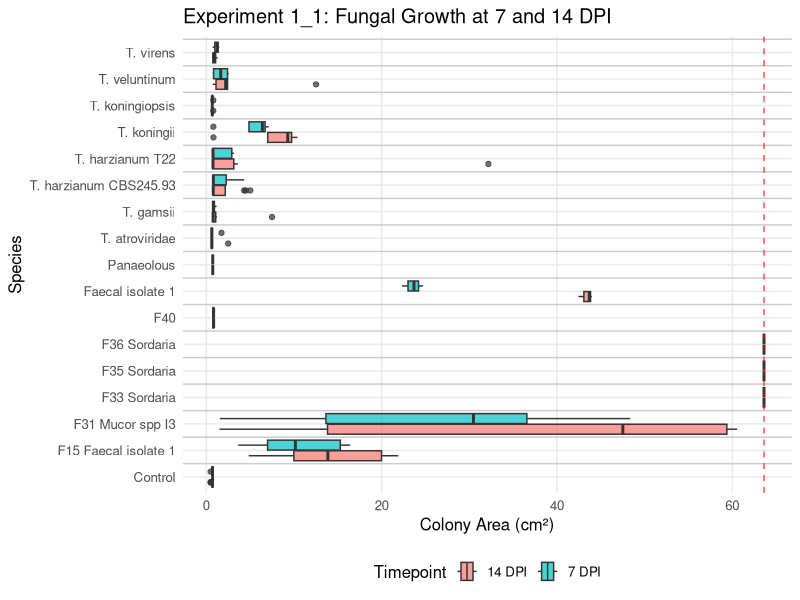
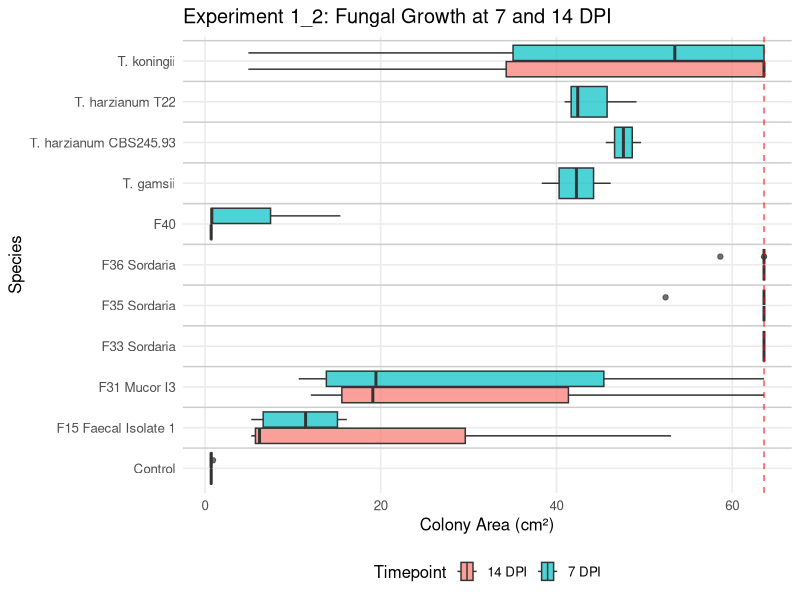
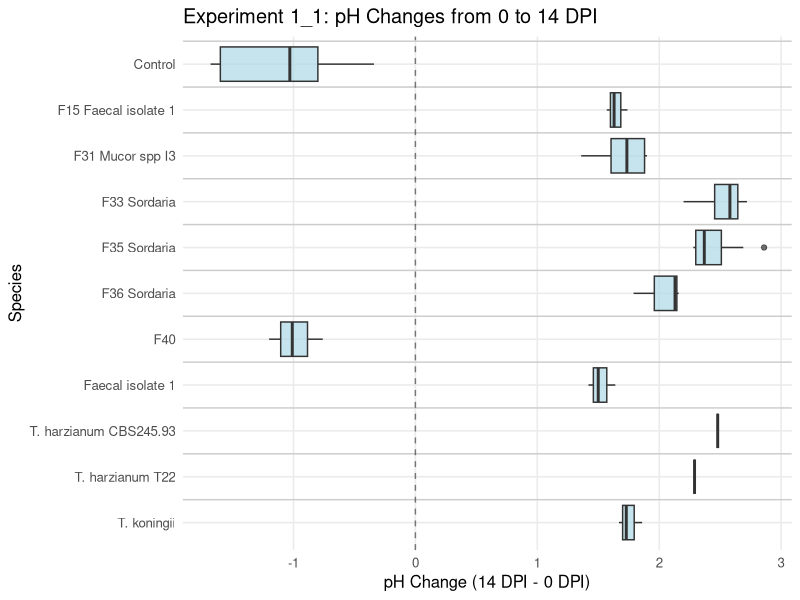
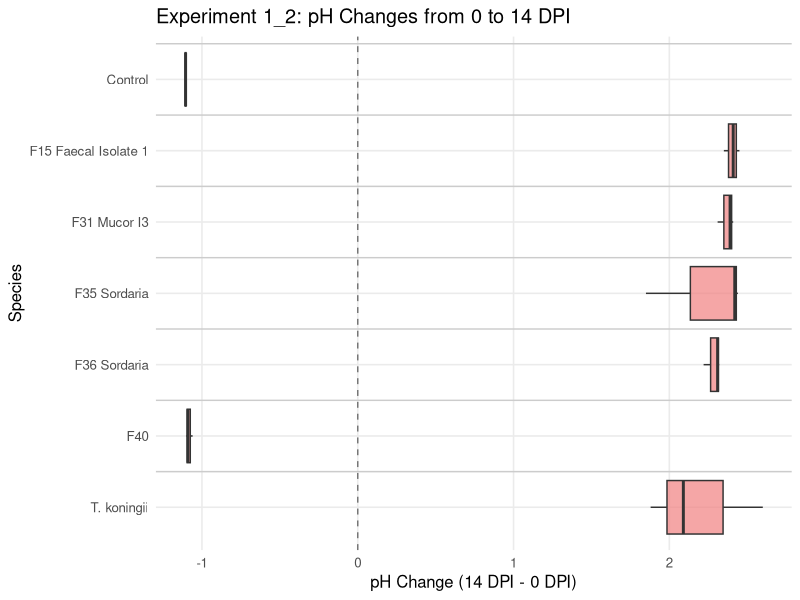
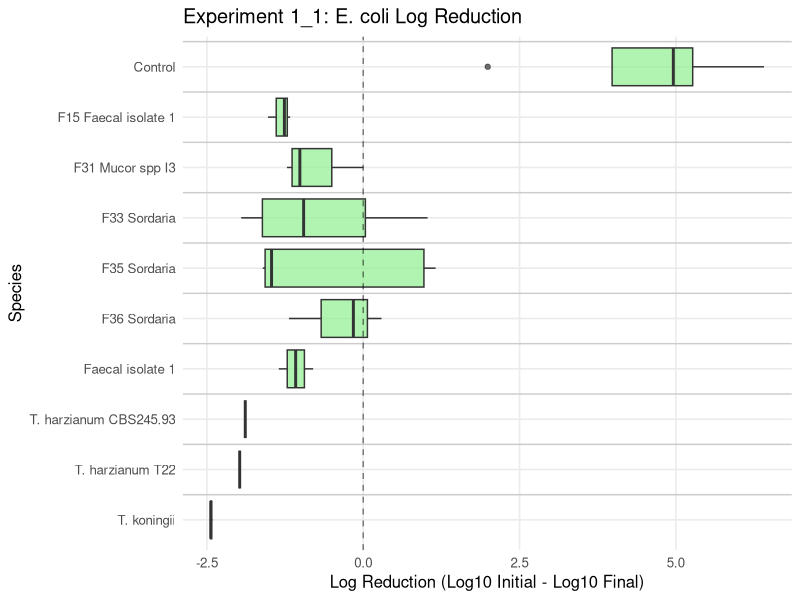
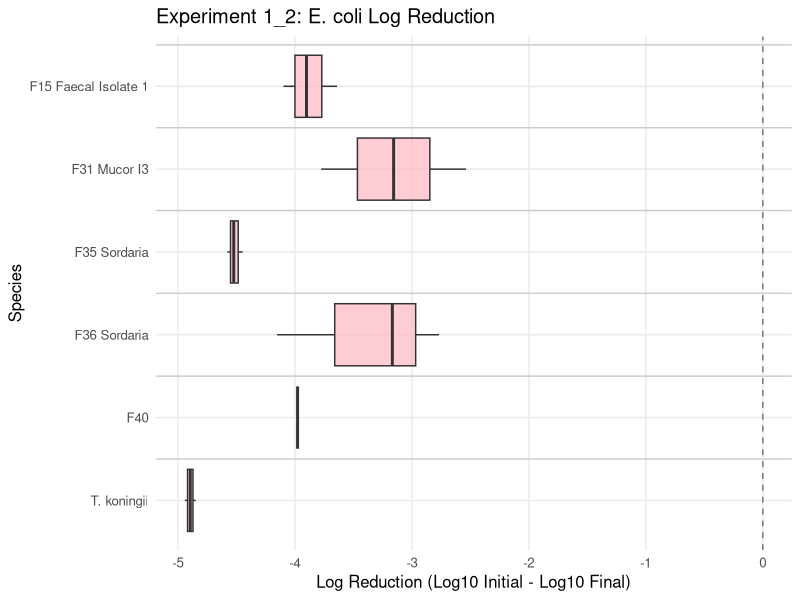
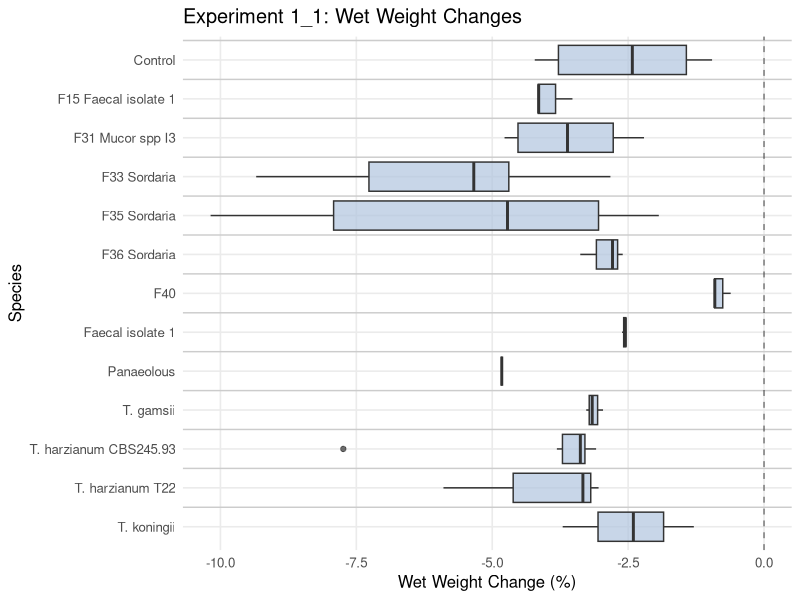
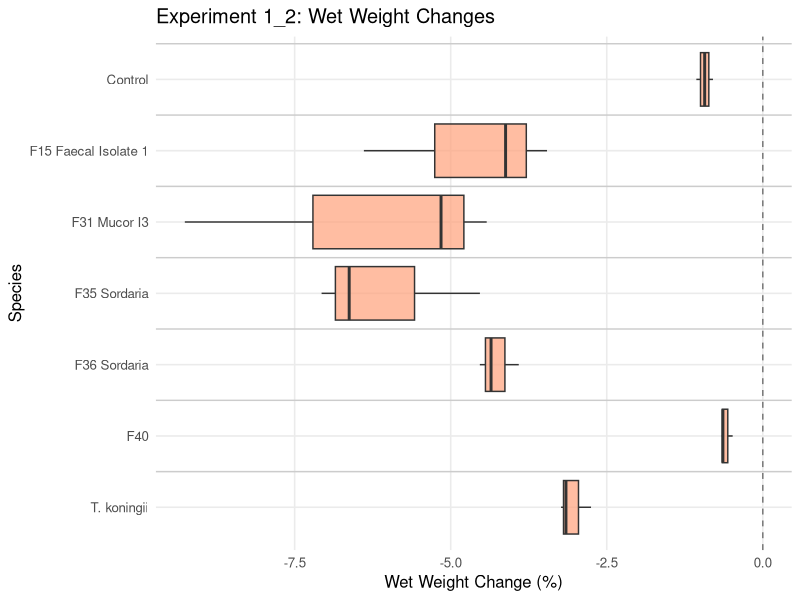

R code for these plots, in order:
## ---- chunk 1
knitr::opts_chunk$set(echo = FALSE, warning = FALSE, message = FALSE, 
                      fig.width = 12, fig.height = 8, dpi = 300)

library(tidyverse)
library(here)
library(ggplot2)
library(scales)
library(knitr)
library(patchwork)
library(corrplot)
library(GGally)

# Load data
exp_data <- read_csv(here("data/processed/experiment_final.csv"), show_col_types = FALSE) %>%
  mutate(
    species = ifelse(species == "ctrl", "Control", species),
    MAX_PLATE_AREA = 63.62
  )

# Remove F37 Mold and F39 Thermo tolerant from analysis
exp_data <- exp_data %>%
  filter(species != "F37 Mold", species != "F39 Thermo tolerant")

# Remove data points marked with "exclude" during data cleaning
exp_data <- exp_data %>%
  filter(is.na(exclude) | exclude != "exclude")

# Create consistent species ordering with Control first
species_order <- exp_data %>%
  distinct(species) %>%
  arrange(species != "Control", species) %>%
  pull(species)

exp_data <- exp_data %>%
  mutate(species = factor(species, levels = species_order))
## ---- chunk 2
exp1_summary <- exp_data %>%
  filter(experiment == "1_1") %>%
  group_by(species) %>%
  summarise(
    technical_replicates = n(),
    biological_replicates = n_distinct(paste(id_faeces, starting_date)),
    growth_data = sum(!is.na(area_size_14dpi)),
    ecoli_data = sum(!is.na(ecoli_conc_14dpi)),
    weight_data = sum(!is.na(weight_14dpi)),
    .groups = "drop"
  ) %>%
  arrange(desc(technical_replicates))

kable(exp1_summary,
      caption = "**Experiment 1_1: Sample sizes and data availability**",
      col.names = c("Species", "Technical Reps", "Biological Reps", "Growth Data", "E.coli Data", "Weight Data"))
## ---- chunk 3
exp2_summary <- exp_data %>%
  filter(experiment == "1_2") %>%
  group_by(species) %>%
  summarise(
    technical_replicates = n(),
    biological_replicates = n_distinct(paste(id_faeces, starting_date)),
    growth_data = sum(!is.na(area_size_14dpi)),
    ecoli_data = sum(!is.na(ecoli_conc_14dpi)),
    weight_data = sum(!is.na(weight_14dpi)),
    .groups = "drop"
  ) %>%
  arrange(desc(technical_replicates))

kable(exp2_summary,
      caption = "**Experiment 1_2: Sample sizes and data availability**",
      col.names = c("Species", "Technical Reps", "Biological Reps", "Growth Data", "E.coli Data", "Weight Data"))
## ---- chunk 4
# Growth data for Experiment 1_1 - raw data for boxplots
growth_exp1_raw <- exp_data %>%
  filter(experiment == "1_1") %>%
  select(species, area_size_7dpi, area_size_14dpi) %>%
  pivot_longer(cols = c(area_size_7dpi, area_size_14dpi),
               names_to = "timepoint",
               values_to = "area_cm2") %>%
  filter(!is.na(area_cm2), is.finite(area_cm2)) %>%
  mutate(
    day = case_when(
      timepoint == "area_size_7dpi" ~ "7 DPI",
      timepoint == "area_size_14dpi" ~ "14 DPI"
    ),
    species = factor(species, levels = species_order)
  )

if(nrow(growth_exp1_raw) > 0) {
  # Add separation lines between species
  n_species <- length(levels(growth_exp1_raw$species))
  separation_lines <- seq(1.5, n_species - 0.5, by = 1)
  
  ggplot(growth_exp1_raw, aes(x = area_cm2, y = species, fill = day)) +
    geom_hline(yintercept = separation_lines, color = "gray80", linetype = "solid", size = 0.5) +
    geom_boxplot(alpha = 0.7, position = position_dodge(width = 0.8)) +
    geom_vline(xintercept = 63.62, linetype = "dashed", color = "red", alpha = 0.7) +
    labs(title = "Experiment 1_1: Fungal Growth at 7 and 14 DPI",
         x = "Colony Area (cm²)",
         y = "Species",
         fill = "Timepoint") +
    theme_minimal(base_size = 12) +
    theme(legend.position = "bottom",
          panel.grid.minor = element_blank())
} else {
  plot.new()
  text(0.5, 0.5, "No growth data available for Experiment 1_1", cex = 1.2)
}
## ---- chunk 5
# Growth data for Experiment 1_2 - raw data for boxplots
growth_exp2_raw <- exp_data %>%
  filter(experiment == "1_2") %>%
  select(species, area_size_7dpi, area_size_14dpi) %>%
  pivot_longer(cols = c(area_size_7dpi, area_size_14dpi),
               names_to = "timepoint",
               values_to = "area_cm2") %>%
  filter(!is.na(area_cm2), is.finite(area_cm2)) %>%
  mutate(
    day = case_when(
      timepoint == "area_size_7dpi" ~ "7 DPI",
      timepoint == "area_size_14dpi" ~ "14 DPI"
    ),
    species = factor(species, levels = species_order)
  )

if(nrow(growth_exp2_raw) > 0) {
  # Add separation lines between species
  n_species <- length(levels(growth_exp2_raw$species))
  separation_lines <- seq(1.5, n_species - 0.5, by = 1)
  
  ggplot(growth_exp2_raw, aes(x = area_cm2, y = species, fill = day)) +
    geom_hline(yintercept = separation_lines, color = "gray80", linetype = "solid", size = 0.5) +
    geom_boxplot(alpha = 0.7, position = position_dodge(width = 0.8)) +
    geom_vline(xintercept = 63.62, linetype = "dashed", color = "red", alpha = 0.7) +
    labs(title = "Experiment 1_2: Fungal Growth at 7 and 14 DPI",
         x = "Colony Area (cm²)",
         y = "Species",
         fill = "Timepoint") +
    theme_minimal(base_size = 12) +
    theme(legend.position = "bottom",
          panel.grid.minor = element_blank())
} else {
  plot.new()
  text(0.5, 0.5, "No growth data available for Experiment 1_2", cex = 1.2)
}
## ---- chunk 6
ph_exp1 <- exp_data %>%
  filter(experiment == "1_1", !is.na(ph_0dpi), !is.na(ph_14dpi)) %>%
  mutate(ph_change = ph_14dpi - ph_0dpi)

if(nrow(ph_exp1) > 0) {
  # Add separation lines between species
  n_species <- length(species_order)
  separation_lines <- seq(1.5, n_species - 0.5, by = 1)
  
  ggplot(ph_exp1, aes(x = factor(species, levels = rev(species_order)), y = ph_change)) +
    geom_vline(xintercept = separation_lines, color = "gray80", linetype = "solid", size = 0.5) +
    geom_boxplot(alpha = 0.7, fill = "lightblue") +
    geom_hline(yintercept = 0, linetype = "dashed", alpha = 0.5) +
    coord_flip() +
    labs(title = "Experiment 1_1: pH Changes from 0 to 14 DPI",
         x = "Species",
         y = "pH Change (14 DPI - 0 DPI)") +
    theme_minimal(base_size = 12) +
    theme(panel.grid.minor = element_blank())
} else {
  plot.new()
  text(0.5, 0.5, "No pH data available for Experiment 1_1", cex = 1.2)
}
## ---- chunk 7
ph_exp2 <- exp_data %>%
  filter(experiment == "1_2", !is.na(ph_0dpi), !is.na(ph_14dpi)) %>%
  mutate(ph_change = ph_14dpi - ph_0dpi)

if(nrow(ph_exp2) > 0) {
  # Add separation lines between species
  n_species <- length(species_order)
  separation_lines <- seq(1.5, n_species - 0.5, by = 1)
  
  ggplot(ph_exp2, aes(x = factor(species, levels = rev(species_order)), y = ph_change)) +
    geom_vline(xintercept = separation_lines, color = "gray80", linetype = "solid", size = 0.5) +
    geom_boxplot(alpha = 0.7, fill = "lightcoral") +
    geom_hline(yintercept = 0, linetype = "dashed", alpha = 0.5) +
    coord_flip() +
    labs(title = "Experiment 1_2: pH Changes from 0 to 14 DPI",
         x = "Species",
         y = "pH Change (14 DPI - 0 DPI)") +
    theme_minimal(base_size = 12) +
    theme(panel.grid.minor = element_blank())
} else {
  plot.new()
  text(0.5, 0.5, "No pH data available for Experiment 1_2", cex = 1.2)
}
## ---- chunk 8
ecoli_exp1 <- exp_data %>%
  filter(experiment == "1_1", !is.na(ecoli_conc_mean), !is.na(ecoli_conc_14dpi),
         ecoli_conc_mean > 0, ecoli_conc_14dpi > 0) %>%
  mutate(ecoli_log_reduction = log10(ecoli_conc_mean) - log10(ecoli_conc_14dpi))

if(nrow(ecoli_exp1) > 0) {
  # Add separation lines between species
  n_species <- length(species_order)
  separation_lines <- seq(1.5, n_species - 0.5, by = 1)
  
  ggplot(ecoli_exp1, aes(x = factor(species, levels = rev(species_order)), y = ecoli_log_reduction)) +
    geom_vline(xintercept = separation_lines, color = "gray80", linetype = "solid", size = 0.5) +
    geom_boxplot(alpha = 0.7, fill = "lightgreen") +
    geom_hline(yintercept = 0, linetype = "dashed", alpha = 0.5) +
    coord_flip() +
    labs(title = "Experiment 1_1: E. coli Log Reduction",
         x = "Species",
         y = "Log Reduction (Log10 Initial - Log10 Final)") +
    theme_minimal(base_size = 12) +
    theme(panel.grid.minor = element_blank())
} else {
  plot.new()
  text(0.5, 0.5, "No E. coli data available for Experiment 1_1", cex = 1.2)
}
## ---- chunk 9
ecoli_exp2 <- exp_data %>%
  filter(experiment == "1_2", !is.na(ecoli_conc_mean), !is.na(ecoli_conc_14dpi),
         ecoli_conc_mean > 0, ecoli_conc_14dpi > 0) %>%
  mutate(ecoli_log_reduction = log10(ecoli_conc_mean) - log10(ecoli_conc_14dpi))

if(nrow(ecoli_exp2) > 0) {
  # Add separation lines between species
  n_species <- length(species_order)
  separation_lines <- seq(1.5, n_species - 0.5, by = 1)
  
  ggplot(ecoli_exp2, aes(x = factor(species, levels = rev(species_order)), y = ecoli_log_reduction)) +
    geom_vline(xintercept = separation_lines, color = "gray80", linetype = "solid", size = 0.5) +
    geom_boxplot(alpha = 0.7, fill = "lightpink") +
    geom_hline(yintercept = 0, linetype = "dashed", alpha = 0.5) +
    coord_flip() +
    labs(title = "Experiment 1_2: E. coli Log Reduction",
         x = "Species",
         y = "Log Reduction (Log10 Initial - Log10 Final)") +
    theme_minimal(base_size = 12) +
    theme(panel.grid.minor = element_blank())
} else {
  plot.new()
  text(0.5, 0.5, "No E. coli data available for Experiment 1_2", cex = 1.2)
}
## ---- chunk 10
wet_weight_exp1 <- exp_data %>%
  filter(experiment == "1_1", !is.na(weight_0dpi), !is.na(weight_14dpi)) %>%
  mutate(wet_weight_percent_change = ((weight_14dpi - weight_0dpi) / weight_0dpi) * 100)

if(nrow(wet_weight_exp1) > 0) {
  # Add separation lines between species
  n_species <- length(species_order)
  separation_lines <- seq(1.5, n_species - 0.5, by = 1)
  
  ggplot(wet_weight_exp1, aes(x = factor(species, levels = rev(species_order)), y = wet_weight_percent_change)) +
    geom_vline(xintercept = separation_lines, color = "gray80", linetype = "solid", size = 0.5) +
    geom_boxplot(alpha = 0.7, fill = "lightsteelblue") +
    geom_hline(yintercept = 0, linetype = "dashed", alpha = 0.5) +
    coord_flip() +
    labs(title = "Experiment 1_1: Wet Weight Changes",
         x = "Species",
         y = "Wet Weight Change (%)") +
    theme_minimal(base_size = 12) +
    theme(panel.grid.minor = element_blank())
} else {
  plot.new()
  text(0.5, 0.5, "No wet weight data available for Experiment 1_1", cex = 1.2)
}
## ---- chunk 11
wet_weight_exp2 <- exp_data %>%
  filter(experiment == "1_2", !is.na(weight_0dpi), !is.na(weight_14dpi)) %>%
  mutate(wet_weight_percent_change = ((weight_14dpi - weight_0dpi) / weight_0dpi) * 100)

if(nrow(wet_weight_exp2) > 0) {
  # Add separation lines between species
  n_species <- length(species_order)
  separation_lines <- seq(1.5, n_species - 0.5, by = 1)
  
  ggplot(wet_weight_exp2, aes(x = factor(species, levels = rev(species_order)), y = wet_weight_percent_change)) +
    geom_vline(xintercept = separation_lines, color = "gray80", linetype = "solid", size = 0.5) +
    geom_boxplot(alpha = 0.7, fill = "lightsalmon") +
    geom_hline(yintercept = 0, linetype = "dashed", alpha = 0.5) +
    coord_flip() +
    labs(title = "Experiment 1_2: Wet Weight Changes",
         x = "Species",
         y = "Wet Weight Change (%)") +
    theme_minimal(base_size = 12) +
    theme(panel.grid.minor = element_blank())
} else {
  plot.new()
  text(0.5, 0.5, "No wet weight data available for Experiment 1_2", cex = 1.2)
}
## ---- chunk 12
# Prepare data for correlation analysis - calculate derived variables
corr_data <- exp_data %>%
  filter(!is.na(area_size_14dpi), !is.na(ph_14dpi), !is.na(ecoli_conc_14dpi), !is.na(weight_14dpi)) %>%
  mutate(
    ph_change = ph_14dpi - ph_0dpi,
    ecoli_log_reduction = case_when(
      ecoli_conc_mean > 0 & ecoli_conc_14dpi > 0 ~ log10(ecoli_conc_mean) - log10(ecoli_conc_14dpi),
      TRUE ~ NA_real_
    ),
    weight_percent_change = ((weight_14dpi - weight_0dpi) / weight_0dpi) * 100,
    growth_7_to_14 = area_size_14dpi - area_size_7dpi
  ) %>%
  select(species, experiment, area_size_14dpi, ph_change, ecoli_log_reduction, 
         weight_percent_change, growth_7_to_14, ph_14dpi, ecoli_conc_14dpi)
## ---- chunk 13
# Filter for Experiment 1_1 and prepare correlation matrix
exp1_corr <- corr_data %>%
  filter(experiment == "1_1") %>%
  select(area_size_14dpi, ph_change, ecoli_log_reduction, weight_percent_change) %>%
  rename(
    "Growth (14 DPI)" = area_size_14dpi,
    "pH Change" = ph_change,
    "E.coli Log Reduction" = ecoli_log_reduction,
    "Weight Change (%)" = weight_percent_change
  )

# Calculate correlation matrix
if(nrow(na.omit(exp1_corr)) > 10) {
  cor_mat_exp1 <- cor(exp1_corr, use = "pairwise.complete.obs")
  
  # Create correlation plot
  corrplot(cor_mat_exp1, 
           method = "color",
           type = "upper",
           order = "hclust",
           tl.col = "black",
           tl.srt = 45,
           addCoef.col = "black",
           number.cex = 0.8,
           col = colorRampPalette(c("#6D9EC1", "white", "#E46726"))(100),
           title = "Experiment 1_1: Correlation Matrix of Measured Variables",
           mar = c(0, 0, 2, 0))
} else {
  plot.new()
  text(0.5, 0.5, "Insufficient data for correlation analysis in Experiment 1_1", cex = 1.2)
}
## ---- chunk 14
# Filter for Experiment 1_2 and prepare correlation matrix
exp2_corr <- corr_data %>%
  filter(experiment == "1_2") %>%
  select(area_size_14dpi, ph_change, ecoli_log_reduction, weight_percent_change) %>%
  rename(
    "Growth (14 DPI)" = area_size_14dpi,
    "pH Change" = ph_change,
    "E.coli Log Reduction" = ecoli_log_reduction,
    "Weight Change (%)" = weight_percent_change
  )

# Calculate correlation matrix
if(nrow(na.omit(exp2_corr)) > 10) {
  cor_mat_exp2 <- cor(exp2_corr, use = "pairwise.complete.obs")
  
  # Create correlation plot
  corrplot(cor_mat_exp2, 
           method = "color",
           type = "upper",
           order = "hclust",
           tl.col = "black",
           tl.srt = 45,
           addCoef.col = "black",
           number.cex = 0.8,
           col = colorRampPalette(c("#6D9EC1", "white", "#E46726"))(100),
           title = "Experiment 1_2: Correlation Matrix of Measured Variables",
           mar = c(0, 0, 2, 0))
} else {
  plot.new()
  text(0.5, 0.5, "Insufficient data for correlation analysis in Experiment 1_2", cex = 1.2)
}
## ---- chunk 15
# Calculate correlations by species for key relationships
species_correlations <- corr_data %>%
  group_by(species) %>%
  summarise(
    n_samples = n(),
    growth_pH_cor = cor(area_size_14dpi, ph_change, use = "pairwise.complete.obs"),
    growth_weight_cor = cor(area_size_14dpi, weight_percent_change, use = "pairwise.complete.obs"),
    pH_ecoli_cor = cor(ph_change, ecoli_log_reduction, use = "pairwise.complete.obs"),
    pH_weight_cor = cor(ph_change, weight_percent_change, use = "pairwise.complete.obs"),
    .groups = "drop"
  ) %>%
  filter(n_samples >= 5) %>%  # Only include species with sufficient data
  arrange(species)

# Reshape for heatmap
if(nrow(species_correlations) > 0) {
  cor_long <- species_correlations %>%
    select(-n_samples) %>%
    pivot_longer(cols = -species, names_to = "correlation_pair", values_to = "correlation") %>%
    mutate(correlation_pair = case_when(
      correlation_pair == "growth_pH_cor" ~ "Growth vs pH Change",
      correlation_pair == "growth_weight_cor" ~ "Growth vs Weight Change",
      correlation_pair == "pH_ecoli_cor" ~ "pH Change vs E.coli Reduction",
      correlation_pair == "pH_weight_cor" ~ "pH Change vs Weight Change"
    ))
  
  ggplot(cor_long, aes(x = correlation_pair, y = species, fill = correlation)) +
    geom_tile() +
    geom_text(aes(label = round(correlation, 2)), color = "black", size = 4) +
    scale_fill_gradient2(low = "#6D9EC1", mid = "white", high = "#E46726", 
                         midpoint = 0, limit = c(-1, 1),
                         name = "Correlation") +
    labs(title = "Correlation Patterns by Fungal Species",
         x = "Variable Pairs",
         y = "Species") +
    theme_minimal() +
    theme(axis.text.x = element_text(angle = 45, hjust = 1),
          panel.grid.major = element_blank(),
          panel.border = element_rect(fill = NA, color = "black"))
} else {
  plot.new()
  text(0.5, 0.5, "Insufficient data for species correlation analysis", cex = 1.2)
}
